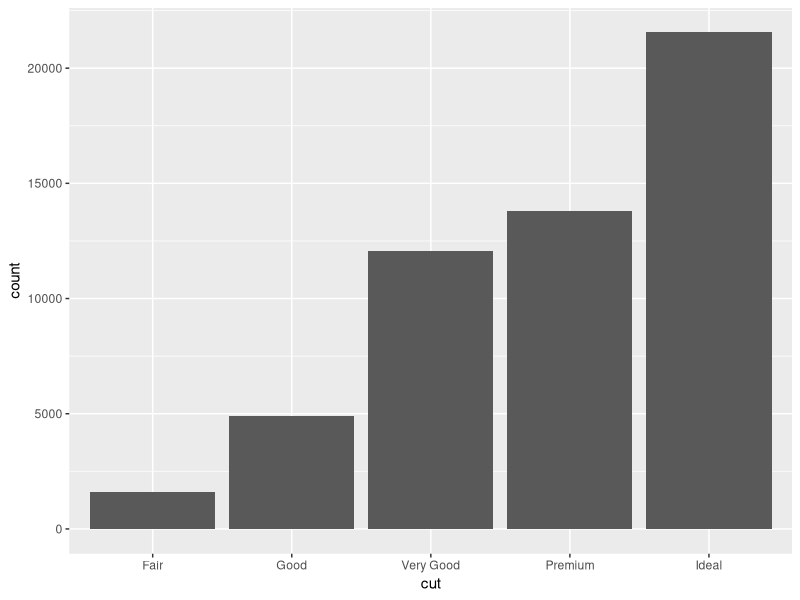
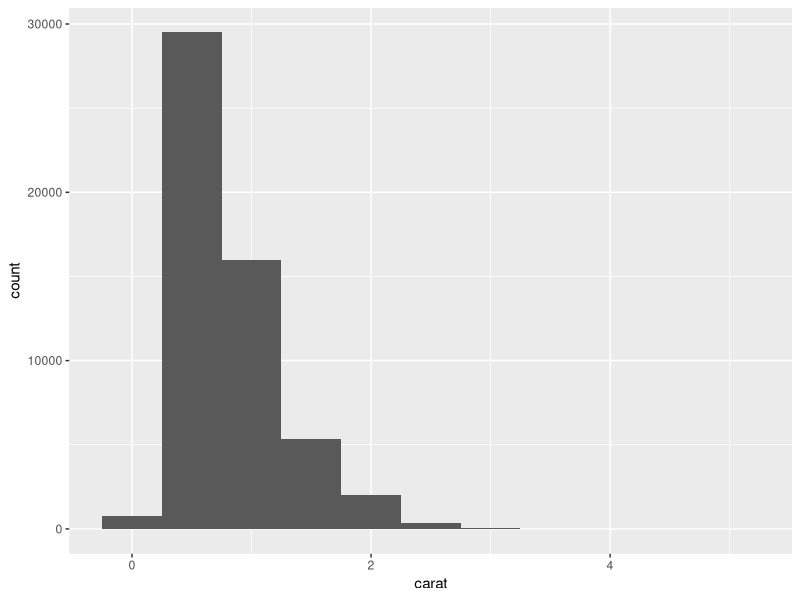
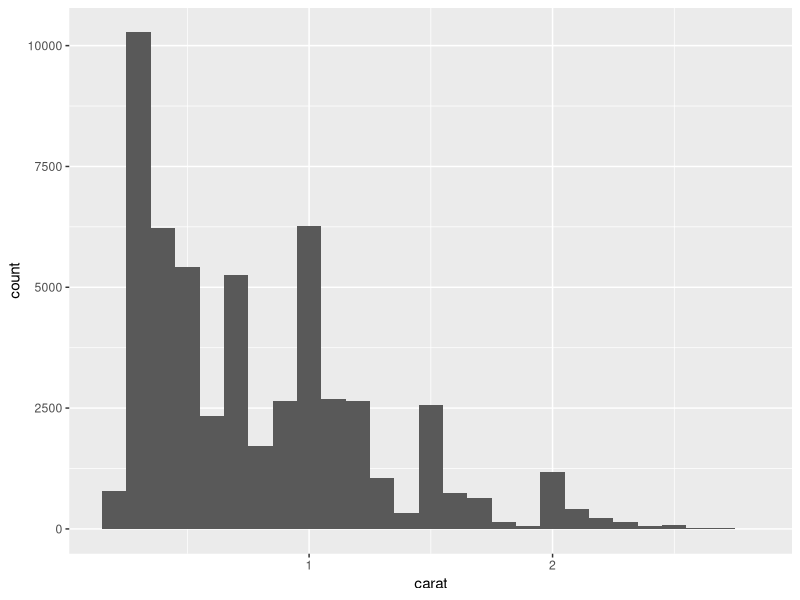
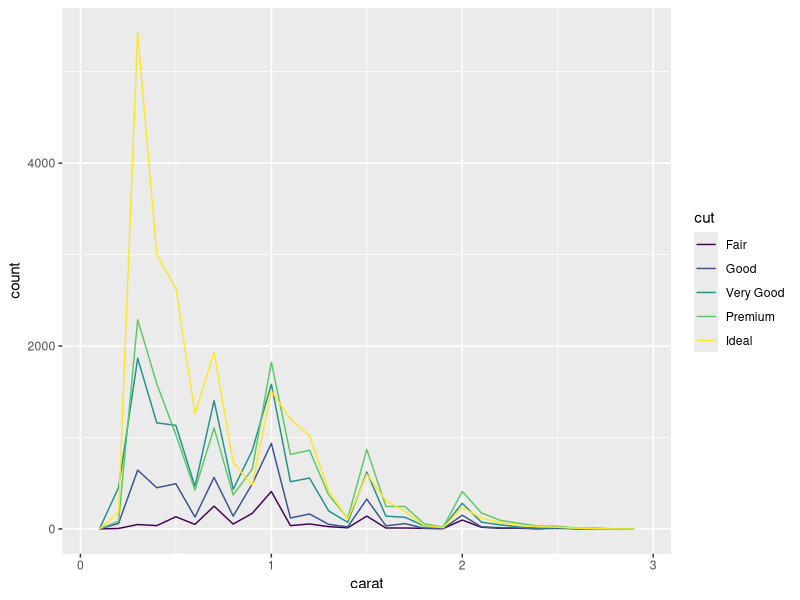
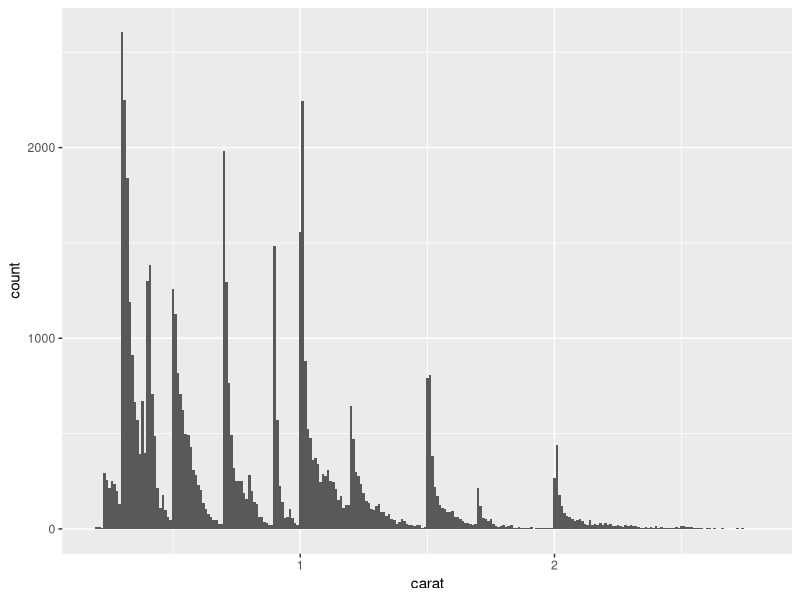
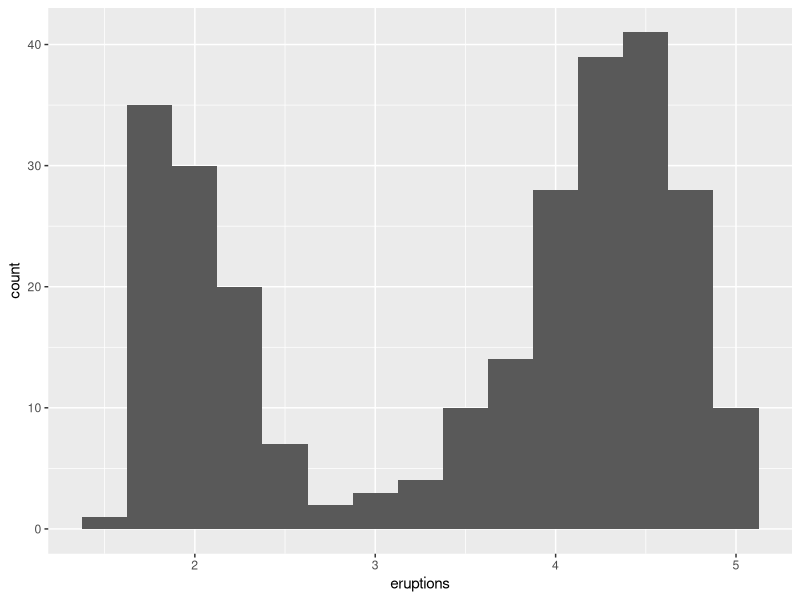
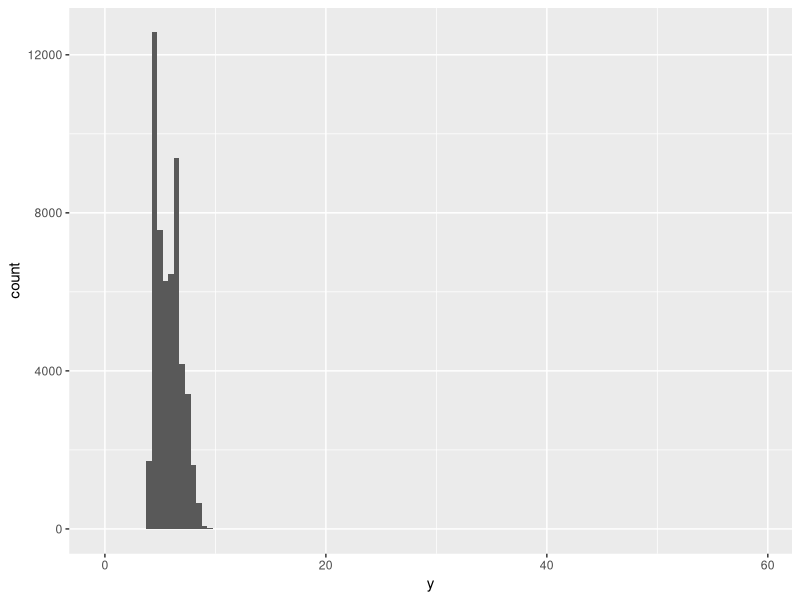
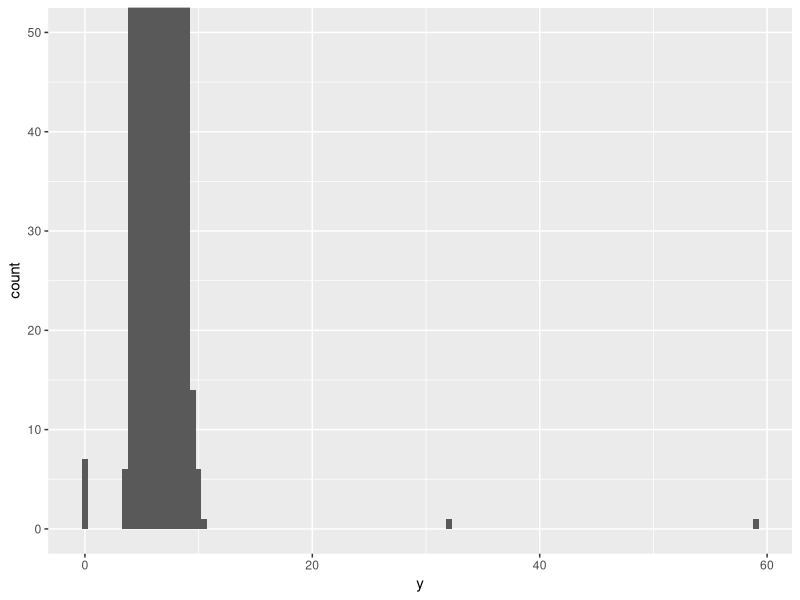

Write the R code that produced these figures, in order.
## ---- chunk 1
library(tidyverse)
## ---- chunk 2
ggplot(data = diamonds) +
  geom_bar(mapping = aes(x = cut))

diamonds %>% 
  count(cut)

ggplot(data = diamonds) +
  geom_histogram(mapping = aes(x = carat), binwidth = 0.5)

diamonds %>% 
  count(cut_width(carat, 0.5))

smaller <- diamonds %>% 
  filter(carat < 3)
  
ggplot(data = smaller, mapping = aes(x = carat)) +
  geom_histogram(binwidth = 0.1)

ggplot(data = smaller, mapping = aes(x = carat, colour = cut)) +
  geom_freqpoly(binwidth = 0.1)

## ---- chunk 3
ggplot(data = smaller, mapping = aes(x = carat)) +
  geom_histogram(binwidth = 0.01)

ggplot(data = faithful, mapping = aes(x = eruptions)) + 
  geom_histogram(binwidth = 0.25)


## ---- chunk 4
ggplot(diamonds) + 
  geom_histogram(mapping = aes(x = y), binwidth = 0.5)

ggplot(diamonds) + 
  geom_histogram(mapping = aes(x = y), binwidth = 0.5) +
  coord_cartesian(ylim = c(0, 50))

unusual <- diamonds %>% 
  filter(y < 3 | y > 20) %>% 
  select(price, x, y, z) %>%
  arrange(y)
unusual

